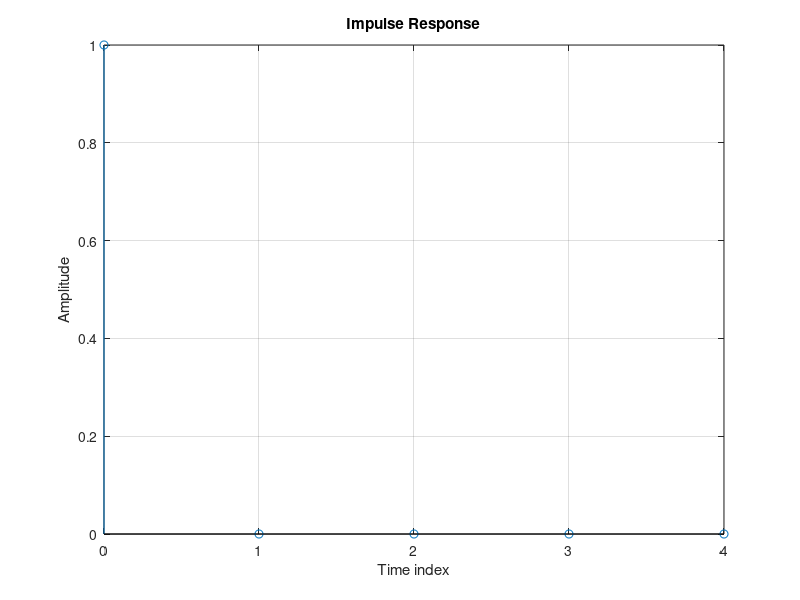
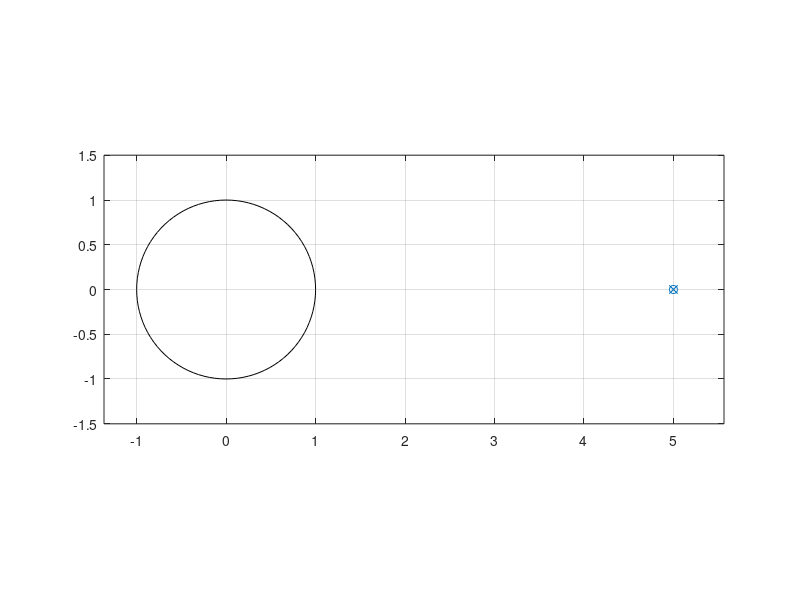

Recreate these plots in MATLAB, in order.
clc; clear all; close all;
format compact
N=input('Enter the length of impulse response ='); 
b=input('Enter the numerator coeff = '); 
a=input('Enter the denominator coeff = '); 
[r,p,k]=residuez(b,a) 
[h,t]=impz(b,a,N) 
figure(1);
stem(t,h); grid; 
xlabel('Time index'); ylabel('Amplitude'); title('Impulse Response'); 
figure(2);
zplane(b,a);